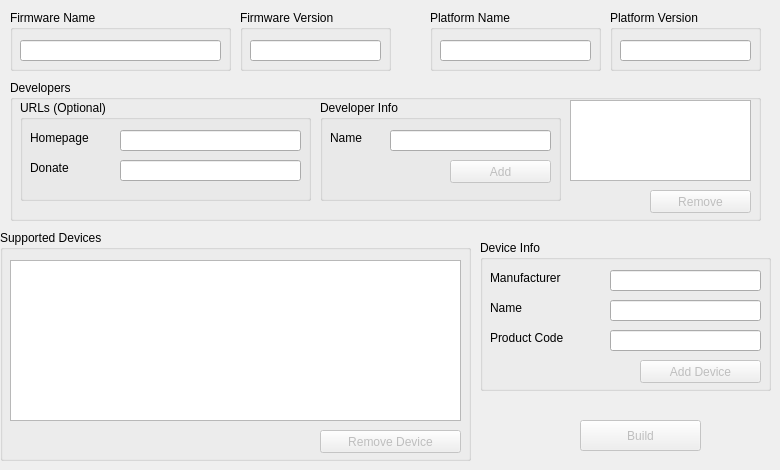
    <widget class="QWidget" name="createPackageTab">
     <property name="enabled">
      <bool>true</bool>
     </property>
     <attribute name="title">
      <string>Create Package</string>
     </attribute>
     <widget class="QGroupBox" name="createSupportedDevicesGroup">
      <property name="geometry">
       <rect>
        <x>0</x>
        <y>230</y>
        <width>471</width>
        <height>231</height>
       </rect>
      </property>
      <property name="title">
       <string>Supported Devices</string>
      </property>
      <widget class="QListWidget" name="createDevicesListWidget">
       <property name="geometry">
        <rect>
         <x>10</x>
         <y>30</y>
         <width>451</width>
         <height>161</height>
        </rect>
       </property>
      </widget>
      <widget class="QPushButton" name="removeDeviceButton">
       <property name="enabled">
        <bool>false</bool>
       </property>
       <property name="geometry">
        <rect>
         <x>320</x>
         <y>200</y>
         <width>141</width>
         <height>23</height>
        </rect>
       </property>
       <property name="focusPolicy">
        <enum>Qt::NoFocus</enum>
       </property>
       <property name="text">
        <string>Remove Device</string>
       </property>
      </widget>
     </widget>
     <widget class="QGroupBox" name="createFirmwareVersionGroup">
      <property name="geometry">
       <rect>
        <x>240</x>
        <y>10</y>
        <width>151</width>
        <height>61</height>
       </rect>
      </property>
      <property name="title">
       <string>Firmware Version</string>
      </property>
      <widget class="QLineEdit" name="createFirmwareVersionLineEdit">
       <property name="enabled">
        <bool>true</bool>
       </property>
       <property name="geometry">
        <rect>
         <x>10</x>
         <y>30</y>
         <width>131</width>
         <height>21</height>
        </rect>
       </property>
       <property name="readOnly">
        <bool>false</bool>
       </property>
      </widget>
     </widget>
     <widget class="QGroupBox" name="createPlatformNameGroup">
      <property name="geometry">
       <rect>
        <x>430</x>
        <y>10</y>
        <width>171</width>
        <height>61</height>
       </rect>
      </property>
      <property name="title">
       <string>Platform Name</string>
      </property>
      <widget class="QLineEdit" name="createPlatformNameLineEdit">
       <property name="enabled">
        <bool>true</bool>
       </property>
       <property name="geometry">
        <rect>
         <x>10</x>
         <y>30</y>
         <width>151</width>
         <height>21</height>
        </rect>
       </property>
       <property name="readOnly">
        <bool>false</bool>
       </property>
      </widget>
     </widget>
     <widget class="QGroupBox" name="createFirmwareNameGroup">
      <property name="geometry">
       <rect>
        <x>10</x>
        <y>10</y>
        <width>221</width>
        <height>61</height>
       </rect>
      </property>
      <property name="title">
       <string>Firmware Name</string>
      </property>
      <widget class="QLineEdit" name="createFirmwareNameLineEdit">
       <property name="enabled">
        <bool>true</bool>
       </property>
       <property name="geometry">
        <rect>
         <x>10</x>
         <y>30</y>
         <width>201</width>
         <height>21</height>
        </rect>
       </property>
       <property name="readOnly">
        <bool>false</bool>
       </property>
      </widget>
     </widget>
     <widget class="QGroupBox" name="createDevelopersGroup">
      <property name="geometry">
       <rect>
        <x>10</x>
        <y>80</y>
        <width>751</width>
        <height>141</height>
       </rect>
      </property>
      <property name="title">
       <string>Developers</string>
      </property>
      <widget class="QListWidget" name="createDevelopersListWidget">
       <property name="enabled">
        <bool>true</bool>
       </property>
       <property name="geometry">
        <rect>
         <x>560</x>
         <y>20</y>
         <width>181</width>
         <height>81</height>
        </rect>
       </property>
      </widget>
      <widget class="QGroupBox" name="createDeveloperInfoGroup">
       <property name="geometry">
        <rect>
         <x>310</x>
         <y>20</y>
         <width>241</width>
         <height>101</height>
        </rect>
       </property>
       <property name="title">
        <string>Developer Info</string>
       </property>
       <widget class="QLabel" name="createDeveloperNameLabel">
        <property name="geometry">
         <rect>
          <x>10</x>
          <y>30</y>
          <width>51</width>
          <height>16</height>
         </rect>
        </property>
        <property name="text">
         <string>Name</string>
        </property>
       </widget>
       <widget class="QLineEdit" name="createDeveloperNameLineEdit">
        <property name="enabled">
         <bool>true</bool>
        </property>
        <property name="geometry">
         <rect>
          <x>70</x>
          <y>30</y>
          <width>161</width>
          <height>21</height>
         </rect>
        </property>
        <property name="readOnly">
         <bool>false</bool>
        </property>
       </widget>
       <widget class="QPushButton" name="addDeveloperButton">
        <property name="enabled">
         <bool>false</bool>
        </property>
        <property name="geometry">
         <rect>
          <x>130</x>
          <y>60</y>
          <width>101</width>
          <height>23</height>
         </rect>
        </property>
        <property name="focusPolicy">
         <enum>Qt::NoFocus</enum>
        </property>
        <property name="text">
         <string>Add</string>
        </property>
       </widget>
      </widget>
      <widget class="QPushButton" name="removeDeveloperButton">
       <property name="enabled">
        <bool>false</bool>
       </property>
       <property name="geometry">
        <rect>
         <x>640</x>
         <y>110</y>
         <width>101</width>
         <height>23</height>
        </rect>
       </property>
       <property name="focusPolicy">
        <enum>Qt::NoFocus</enum>
       </property>
       <property name="text">
        <string>Remove</string>
       </property>
      </widget>
      <widget class="QGroupBox" name="createUrlsGroup">
       <property name="geometry">
        <rect>
         <x>10</x>
         <y>20</y>
         <width>291</width>
         <height>101</height>
        </rect>
       </property>
       <property name="title">
        <string>URLs (Optional)</string>
       </property>
       <widget class="QLabel" name="createDonateLabel">
        <property name="geometry">
         <rect>
          <x>10</x>
          <y>60</y>
          <width>81</width>
          <height>16</height>
         </rect>
        </property>
        <property name="text">
         <string>Donate</string>
        </property>
       </widget>
       <widget class="QLabel" name="createHomepageLabel">
        <property name="geometry">
         <rect>
          <x>10</x>
          <y>30</y>
          <width>81</width>
          <height>16</height>
         </rect>
        </property>
        <property name="text">
         <string>Homepage</string>
        </property>
       </widget>
       <widget class="QLineEdit" name="createHomepageLineEdit">
        <property name="enabled">
         <bool>true</bool>
        </property>
        <property name="geometry">
         <rect>
          <x>100</x>
          <y>30</y>
          <width>181</width>
          <height>21</height>
         </rect>
        </property>
        <property name="readOnly">
         <bool>false</bool>
        </property>
       </widget>
       <widget class="QLineEdit" name="createDonateLineEdit">
        <property name="enabled">
         <bool>true</bool>
        </property>
        <property name="geometry">
         <rect>
          <x>100</x>
          <y>60</y>
          <width>181</width>
          <height>21</height>
         </rect>
        </property>
        <property name="readOnly">
         <bool>false</bool>
        </property>
       </widget>
      </widget>
     </widget>
     <widget class="QGroupBox" name="createPlatformVersionGroup">
      <property name="geometry">
       <rect>
        <x>610</x>
        <y>10</y>
        <width>151</width>
        <height>61</height>
       </rect>
      </property>
      <property name="title">
       <string>Platform Version</string>
      </property>
      <widget class="QLineEdit" name="createPlatformVersionLineEdit">
       <property name="enabled">
        <bool>true</bool>
       </property>
       <property name="geometry">
        <rect>
         <x>10</x>
         <y>30</y>
         <width>131</width>
         <height>21</height>
        </rect>
       </property>
       <property name="readOnly">
        <bool>false</bool>
       </property>
      </widget>
     </widget>
     <widget class="QGroupBox" name="createDeviceInfoGroup">
      <property name="geometry">
       <rect>
        <x>480</x>
        <y>240</y>
        <width>291</width>
        <height>151</height>
       </rect>
      </property>
      <property name="title">
       <string>Device Info</string>
      </property>
      <widget class="QLabel" name="deviceNameLabel">
       <property name="geometry">
        <rect>
         <x>10</x>
         <y>60</y>
         <width>111</width>
         <height>16</height>
        </rect>
       </property>
       <property name="text">
        <string>Name</string>
       </property>
      </widget>
      <widget class="QLineEdit" name="deviceNameLineEdit">
       <property name="enabled">
        <bool>true</bool>
       </property>
       <property name="geometry">
        <rect>
         <x>130</x>
         <y>60</y>
         <width>151</width>
         <height>21</height>
        </rect>
       </property>
       <property name="readOnly">
        <bool>false</bool>
       </property>
      </widget>
      <widget class="QLabel" name="deviceManufacturerLabel">
       <property name="geometry">
        <rect>
         <x>10</x>
         <y>30</y>
         <width>111</width>
         <height>16</height>
        </rect>
       </property>
       <property name="text">
        <string>Manufacturer</string>
       </property>
      </widget>
      <widget class="QLineEdit" name="deviceManufacturerLineEdit">
       <property name="enabled">
        <bool>true</bool>
       </property>
       <property name="geometry">
        <rect>
         <x>130</x>
         <y>30</y>
         <width>151</width>
         <height>21</height>
        </rect>
       </property>
       <property name="readOnly">
        <bool>false</bool>
       </property>
      </widget>
      <widget class="QLabel" name="productCodeLabel">
       <property name="geometry">
        <rect>
         <x>10</x>
         <y>90</y>
         <width>111</width>
         <height>16</height>
        </rect>
       </property>
       <property name="text">
        <string>Product Code</string>
       </property>
      </widget>
      <widget class="QLineEdit" name="deviceProductCodeLineEdit">
       <property name="enabled">
        <bool>true</bool>
       </property>
       <property name="geometry">
        <rect>
         <x>130</x>
         <y>90</y>
         <width>151</width>
         <height>21</height>
        </rect>
       </property>
       <property name="readOnly">
        <bool>false</bool>
       </property>
      </widget>
      <widget class="QPushButton" name="addDeviceButton">
       <property name="enabled">
        <bool>false</bool>
       </property>
       <property name="geometry">
        <rect>
         <x>160</x>
         <y>120</y>
         <width>121</width>
         <height>23</height>
        </rect>
       </property>
       <property name="focusPolicy">
        <enum>Qt::NoFocus</enum>
       </property>
       <property name="text">
        <string>Add Device</string>
       </property>
      </widget>
     </widget>
     <widget class="QPushButton" name="buildPackageButton">
      <property name="enabled">
       <bool>false</bool>
      </property>
      <property name="geometry">
       <rect>
        <x>580</x>
        <y>420</y>
        <width>121</width>
        <height>31</height>
       </rect>
      </property>
      <property name="focusPolicy">
       <enum>Qt::NoFocus</enum>
      </property>
      <property name="text">
       <string>Build</string>
      </property>
     </widget>
    </widget>
